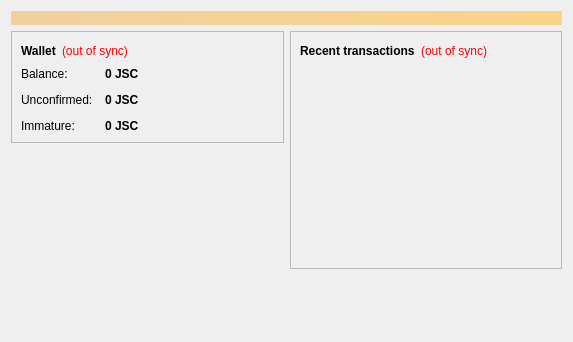
<?xml version="1.0" encoding="UTF-8"?>
<ui version="4.0">
 <class>OverviewPage</class>
 <widget class="QWidget" name="OverviewPage">
  <property name="geometry">
   <rect>
    <x>0</x>
    <y>0</y>
    <width>573</width>
    <height>342</height>
   </rect>
  </property>
  <property name="windowTitle">
   <string>Form</string>
  </property>
  <layout class="QVBoxLayout" name="topLayout">
   <item>
    <widget class="QLabel" name="labelAlerts">
     <property name="visible">
      <bool>false</bool>
     </property>
     <property name="styleSheet">
      <string notr="true">background-color: qlineargradient(x1: 0, y1: 0, x2: 1, y2: 0, stop:0 #F0D0A0, stop:1 #F8D488); color:#000000;</string>
     </property>
     <property name="wordWrap">
      <bool>true</bool>
     </property>
     <property name="margin">
      <number>3</number>
     </property>
    </widget>
   </item>
   <item>
    <layout class="QHBoxLayout" name="horizontalLayout" stretch="1,1">
     <item>
      <layout class="QVBoxLayout" name="verticalLayout_2">
       <item>
        <widget class="QFrame" name="frame">
         <property name="frameShape">
          <enum>QFrame::StyledPanel</enum>
         </property>
         <property name="frameShadow">
          <enum>QFrame::Raised</enum>
         </property>
         <layout class="QVBoxLayout" name="verticalLayout_4">
          <item>
           <layout class="QHBoxLayout" name="horizontalLayout_4">
            <item>
             <widget class="QLabel" name="label_5">
              <property name="font">
               <font>
                <weight>75</weight>
                <bold>true</bold>
               </font>
              </property>
              <property name="text">
               <string>Wallet</string>
              </property>
             </widget>
            </item>
            <item>
             <widget class="QLabel" name="labelWalletStatus">
              <property name="toolTip">
               <string>The displayed information may be out of date. Your wallet automatically synchronizes with the Jesuscoin network after a connection is established, but this process has not completed yet.</string>
              </property>
              <property name="styleSheet">
               <string notr="true">QLabel { color: red; }</string>
              </property>
              <property name="text">
               <string notr="true">(out of sync)</string>
              </property>
              <property name="alignment">
               <set>Qt::AlignLeading|Qt::AlignLeft|Qt::AlignVCenter</set>
              </property>
             </widget>
            </item>
            <item>
             <spacer name="horizontalSpacer_2">
              <property name="orientation">
               <enum>Qt::Horizontal</enum>
              </property>
              <property name="sizeHint" stdset="0">
               <size>
                <width>40</width>
                <height>20</height>
               </size>
              </property>
             </spacer>
            </item>
           </layout>
          </item>
          <item>
           <layout class="QFormLayout" name="formLayout_2">
            <property name="fieldGrowthPolicy">
             <enum>QFormLayout::AllNonFixedFieldsGrow</enum>
            </property>
            <property name="horizontalSpacing">
             <number>12</number>
            </property>
            <property name="verticalSpacing">
             <number>12</number>
            </property>
            <item row="0" column="0">
             <widget class="QLabel" name="label">
              <property name="text">
               <string>Balance:</string>
              </property>
             </widget>
            </item>
            <item row="0" column="1">
             <widget class="QLabel" name="labelBalance">
              <property name="font">
               <font>
                <weight>75</weight>
                <bold>true</bold>
               </font>
              </property>
              <property name="cursor">
               <cursorShape>IBeamCursor</cursorShape>
              </property>
              <property name="toolTip">
               <string>Your current balance</string>
              </property>
              <property name="text">
               <string notr="true">0 JSC</string>
              </property>
              <property name="textInteractionFlags">
               <set>Qt::LinksAccessibleByMouse|Qt::TextSelectableByKeyboard|Qt::TextSelectableByMouse</set>
              </property>
             </widget>
            </item>
            <item row="1" column="0">
             <widget class="QLabel" name="label_3">
              <property name="text">
               <string>Unconfirmed:</string>
              </property>
             </widget>
            </item>
            <item row="1" column="1">
             <widget class="QLabel" name="labelUnconfirmed">
              <property name="font">
               <font>
                <weight>75</weight>
                <bold>true</bold>
               </font>
              </property>
              <property name="cursor">
               <cursorShape>IBeamCursor</cursorShape>
              </property>
              <property name="toolTip">
               <string>Total of transactions that have yet to be confirmed, and do not yet count toward the current balance</string>
              </property>
              <property name="text">
               <string notr="true">0 JSC</string>
              </property>
              <property name="textInteractionFlags">
               <set>Qt::LinksAccessibleByMouse|Qt::TextSelectableByKeyboard|Qt::TextSelectableByMouse</set>
              </property>
             </widget>
            </item>
            <item row="2" column="0">
             <widget class="QLabel" name="labelImmatureText">
              <property name="text">
               <string>Immature:</string>
              </property>
             </widget>
            </item>
            <item row="2" column="1">
             <widget class="QLabel" name="labelImmature">
              <property name="font">
               <font>
                <weight>75</weight>
                <bold>true</bold>
               </font>
              </property>
              <property name="toolTip">
               <string>Mined balance that has not yet matured</string>
              </property>
              <property name="text">
               <string notr="true">0 JSC</string>
              </property>
              <property name="textInteractionFlags">
               <set>Qt::LinksAccessibleByMouse|Qt::TextSelectableByKeyboard|Qt::TextSelectableByMouse</set>
              </property>
             </widget>
            </item>
           </layout>
          </item>
         </layout>
        </widget>
       </item>
       <item>
        <spacer name="verticalSpacer">
         <property name="orientation">
          <enum>Qt::Vertical</enum>
         </property>
         <property name="sizeHint" stdset="0">
          <size>
           <width>20</width>
           <height>40</height>
          </size>
         </property>
        </spacer>
       </item>
      </layout>
     </item>
     <item>
      <layout class="QVBoxLayout" name="verticalLayout_3">
       <item>
        <widget class="QFrame" name="frame_2">
         <property name="frameShape">
          <enum>QFrame::StyledPanel</enum>
         </property>
         <property name="frameShadow">
          <enum>QFrame::Raised</enum>
         </property>
         <layout class="QVBoxLayout" name="verticalLayout">
          <item>
           <layout class="QHBoxLayout" name="horizontalLayout_2">
            <item>
             <widget class="QLabel" name="label_4">
              <property name="text">
               <string>&lt;b&gt;Recent transactions&lt;/b&gt;</string>
              </property>
             </widget>
            </item>
            <item>
             <widget class="QLabel" name="labelTransactionsStatus">
              <property name="toolTip">
               <string>The displayed information may be out of date. Your wallet automatically synchronizes with the Jesuscoin network after a connection is established, but this process has not completed yet.</string>
              </property>
              <property name="styleSheet">
               <string notr="true">QLabel { color: red; }</string>
              </property>
              <property name="text">
               <string notr="true">(out of sync)</string>
              </property>
              <property name="alignment">
               <set>Qt::AlignRight|Qt::AlignTrailing|Qt::AlignVCenter</set>
              </property>
             </widget>
            </item>
            <item>
             <spacer name="horizontalSpacer">
              <property name="orientation">
               <enum>Qt::Horizontal</enum>
              </property>
              <property name="sizeHint" stdset="0">
               <size>
                <width>40</width>
                <height>20</height>
               </size>
              </property>
             </spacer>
            </item>
           </layout>
          </item>
          <item>
           <widget class="QListView" name="listTransactions">
            <property name="styleSheet">
             <string notr="true">QListView { background: transparent; }</string>
            </property>
            <property name="frameShape">
             <enum>QFrame::NoFrame</enum>
            </property>
            <property name="verticalScrollBarPolicy">
             <enum>Qt::ScrollBarAlwaysOff</enum>
            </property>
            <property name="horizontalScrollBarPolicy">
             <enum>Qt::ScrollBarAlwaysOff</enum>
            </property>
            <property name="selectionMode">
             <enum>QAbstractItemView::NoSelection</enum>
            </property>
           </widget>
          </item>
         </layout>
        </widget>
       </item>
       <item>
        <spacer name="verticalSpacer_2">
         <property name="orientation">
          <enum>Qt::Vertical</enum>
         </property>
         <property name="sizeHint" stdset="0">
          <size>
           <width>20</width>
           <height>40</height>
          </size>
         </property>
        </spacer>
       </item>
      </layout>
     </item>
    </layout>
   </item>
  </layout>
 </widget>
 <resources/>
 <connections/>
</ui>
